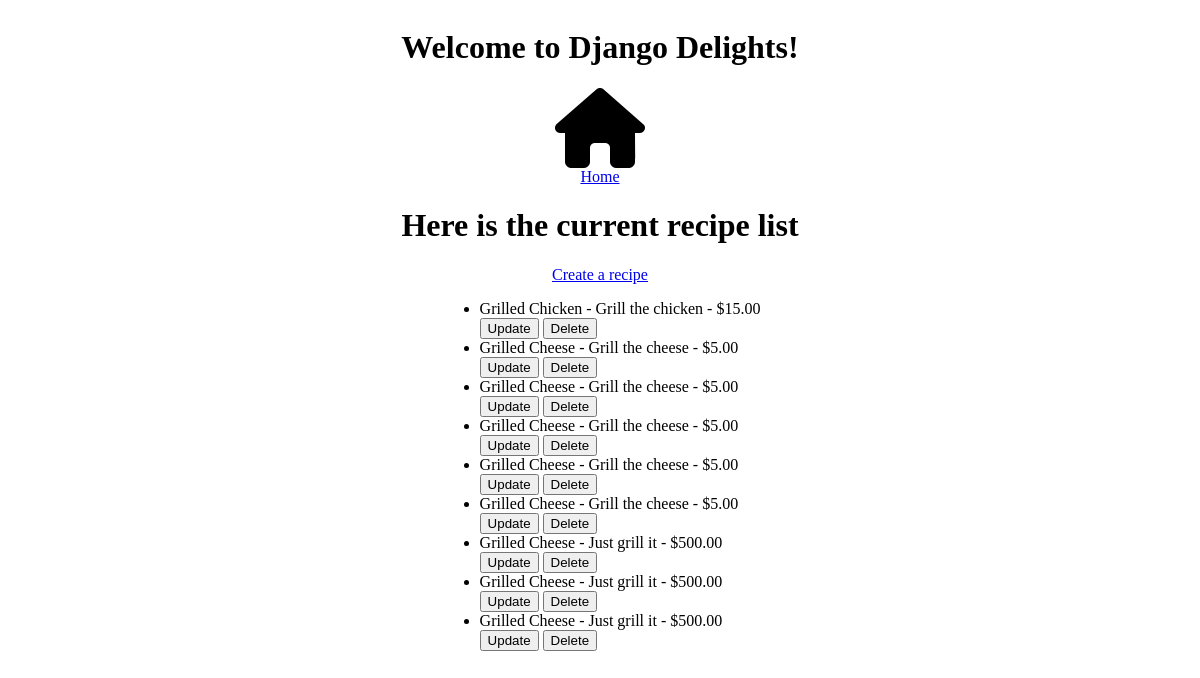
Page /recipe_list/ on the earlier database version.
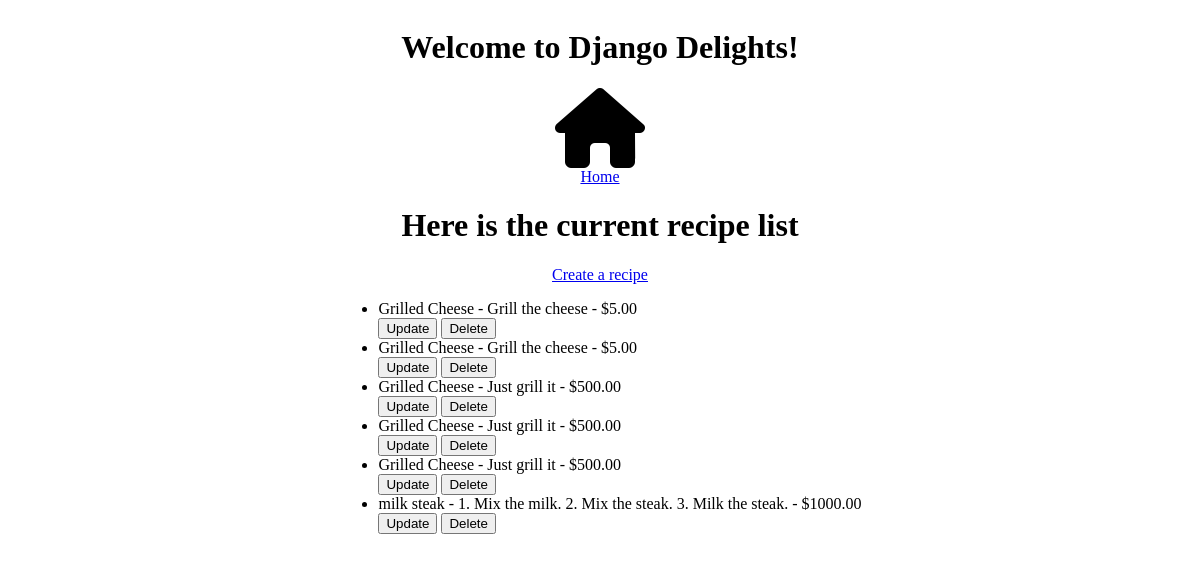
Same page on the later database version.
### restaurant_app/models.py (models this page shows, shortened)
class Recipe(models.Model):
    name = models.CharField(max_length = 200)
    description = models.TextField()
    cost = models.DecimalField(max_digits = 10, decimal_places = 2)
    ingredients = models.ManyToManyField(Ingredient, blank=True)
    created_at = models.DateTimeField(auto_now_add=True)  # Set on creation
    updated_at = models.DateTimeField(auto_now=True)      # Set on each save

### restaurant_app/views.py (the view)
# urls.py: path('recipe_list/',views.RecipeList.as_view(), name="recipelist"),
class RecipeList(ListView):
    model = Recipe
    template_name = 'restaurant_app/recipe_list.html'
    context_object_name = 'recipes'

### restaurant_app/templates/restaurant_app/recipe_list.html
{%extends "restaurant_app/base.html"%}
{% load static %}
{% block head %}
  <link rel="stylesheet" href="{% static 'restaurant_app/styles.css' %}">
{% endblock %}
{%block content%}
<h1>Here is the current recipe list</h1>
<a href ="{% url 'recipecreate' %}">Create a recipe</a>
<ul>
    {% for recipe in recipes %}
      <li>{{ recipe.name }} - {{ recipe.description }} - ${{ recipe.cost }}</li>
      <a href ="{% url 'recipeupdate' recipe.id %}"><button>Update</button></a>
      <a href ="{% url 'recipedelete' recipe.id %}"><button>Delete</button></a>
    {% endfor %}
</ul>
{%endblock%}

Differences in the rows shown:
removed Recipe: name "Grilled Chicken", description "Grill the chicken", cost "15.00"
removed Recipe: name "Grilled Cheese", description "Grill the cheese", cost "5.00"
removed Recipe: name "Grilled Cheese", description "Grill the cheese", cost "5.00"
removed Recipe: name "Grilled Cheese", description "Grill the cheese", cost "5.00"
added Recipe: name "milk steak", description "1. Mix the milk. 2. Mix the steak. 3. Milk the steak.", cost "1000.00"
